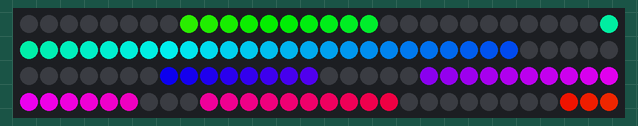
This sketch was run on a simulated ESP32. Parts: 120 RGB LEDs in strip order, left to right, continuing on the next row. WiFi joins after 1.5 s; servers stay silent unless stated; the local clock reads 2024-03-15 10:24:30 at power-on unless the sketch sets it; what the sketch prints to the serial monitor is not drawn.

Above: at 2.1 s.
At 129.1 s:
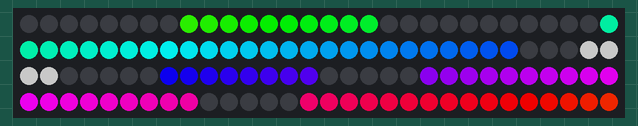

The sketch:

7seg_clock_2025.ino
```cpp
#include <WiFi.h>
#include <Adafruit_NeoPixel.h>
#include "wifi_setting.h"
#include "120pixel.h"
#include <HTTPClient.h>
#define PIN 27        //INが接続されているピンを指定
// #define NUMPIXELS 74  //LEDの数を指定

//プロトタイプ宣言
void ShowTime(int hour, int minute);
void Clock();
void ntpaccess();
void ClockOperation();

Adafruit_NeoPixel pixels(NUMPIXELS, PIN, NEO_GRB + NEO_KHZ800);  //800kHzでNeoPixelを駆動


int flag;//:を点滅させるフラグ
int life;
int change;
unsigned long previousTime;
unsigned long ntptime;
unsigned long waitingtime;

struct tm timeInfo;  //時刻を格納するオブジェクト


void setup() {
  Serial.begin(115200);
  Serial.println("Serial.begin-------- ok");

  WiFi.mode(WIFI_STA);
  WiFi.disconnect();

  WiFi.begin(ssid, password);
  while (WiFi.status() != WL_CONNECTED) {
    delay(1000);
    Serial.print(".");
  }
  Serial.println("\nConnected to the WiFi network!--------------- ok");

  configTime(9 * 3600L, 0, "ntp.nict.jp", "time.google.com", "ntp.jst.mfeed.ad.jp");

  pixels.begin();  // NeoPixel開始

  flag = 1;
  life = 1;
  change = 1;

  ntpaccess();  // 時刻初期化
  Serial.println("ntpaccess-------- ok");
}


void ShowTime(int hour, int minute) {
  /* ShowTime関数は、構造型(struct)の変数を受け取れるので、ShowTime関数の中に、LED画面に表示するコードを追加する。*/
  int time_4_digits = hour * 100 + minute;
  //Serial.println(time_4_digits);
  int s[4];
  for (int i = 3; i >= 0; i--) {
    s[i] = time_4_digits % 10;
    time_4_digits = (time_4_digits - s[i]) / 10;
  }

  // Serial.print(s[0]);
  // Serial.print(s[1]);
  // Serial.print(s[2]);
  // Serial.println(s[3]);


  pixels.clear();

  //  int digitSegments1 = digitSegments[s[i]][x] - 1;
  for (int i = 0; i < 4; i++) {     //各ケタ
    for (int j = 0; j < digit; j++) {  //1ケタ分のLED（18個）の表示
      int index = i * digit + j;

      int huestart = 16363;//0;//始まりの色（書き換える）
      int huefin = 32766;//65536;終わりの色（書き換える)
      int hue = ((huefin - huestart) / 37) * index + huestart;//色の範囲を指定している(ここは書き換えない（0~65535))
      int sat = 255;
      int val = 200;


      if (i == 2) {
        pixels.setPixelColor(index + coron_number, pixels.ColorHSV(hue, sat, val * digitSegments[s[i]][j]));//hue(色),色彩、明るさ
      } else if (i == 3) {
        pixels.setPixelColor(index + coron_number, pixels.ColorHSV(hue, sat, val * digitSegments[s[i]][j]));
      } else {
        pixels.setPixelColor(index, pixels.ColorHSV(hue, sat, val * digitSegments[s[i]][j]));
      }
    }
  }


  for (int i = 0; i < coron_number; i++){
    pixels.setPixelColor(coron_digits[i], pixels.Color(flag*100, flag*100, flag*100));//1の時[:]点灯
  }

  // pixels.setPixelColor(36, pixels.Color(flag*100, flag*100, flag*100));//1の時[:]点灯
  // pixels.setPixelColor(37, pixels.Color(flag*100, flag*100, flag*100));


  pixels.show();  //LEDに色を反映


}


void loop() {
  life = 1;  // ← 常にNTPモードを強制

  if(life == 1){
    if(change == 0){
      ntpaccess();
      change =1;
    }
    Clock();//1秒カウントアップ
    ShowTime(timeInfo.tm_hour, timeInfo.tm_min);
    if(millis() - ntptime > 180*1000){//ntpをとった時間から180秒たったら
      ntpaccess();
    }
    // ClockOperation();
  }else if(life == 2){
    Serial.print("OK");
    Clock();
    ShowTime(timeInfo.tm_hour, timeInfo.tm_min);
  }else if(life == 0){
    Clock();
    ClockOperation();
    ShowTime(timeInfo.tm_hour, timeInfo.tm_min);
  }
}


void Clock(){
  if (millis() - previousTime >= 1000) {   //プログラムが経過した時間が1秒経ったら
    previousTime = millis();   //基準時間に現在時間を代入
    flag = flag ^1; //1秒ごとに点灯
    timeInfo.tm_sec+=1; //1秒カウントアップ
    if(timeInfo.tm_sec == 60){
      timeInfo.tm_sec = 0;
      timeInfo.tm_min += 1;
      if(timeInfo.tm_min == 60){
        timeInfo.tm_min = 0;
        timeInfo.tm_hour += 1;
        if (timeInfo.tm_hour == 24){
          timeInfo.tm_hour = 0;
        }
      }
    }
  }
}

void ntpaccess(){
  getLocalTime(&timeInfo);  //tmオブジェクトのtimeInfoに現在時刻を入れ込む
  Serial.println("ntpaccess!");
  ntptime = millis();
  Serial.print(timeInfo.tm_hour);
  Serial.print(timeInfo.tm_min);
  Serial.print(timeInfo.tm_sec);
}

void ClockOperation(){
  if (millis() - waitingtime >= 1000) {   //プログラムが経過した時間が1秒経ったら
    waitingtime = millis();   //基準時間に現在時間を代入
    if (WiFi.status() == WL_CONNECTED) {
      HTTPClient http;

      // URLの設定
      http.begin(serverUrl);

      // GETリクエストの送信
      int httpResponseCode = http.GET();

      if (httpResponseCode > 0) {
      //   // HTTPレスポンスコードを表示
        //Serial.print("HTTP Response code: ");
        //Serial.println(httpResponseCode);

      //   // ペイロードの取得と表示
        String payload = http.getString();
        //Serial.println("Received payload:");
        //Serial.println(payload);

        // int dataInt = payload.toInt();
        int dataInt = 9999;
        int time[2];

        if (dataInt == 9999){//ntpみにいく
          life = 1;
        }else if(dataInt == 9998){//ntpみにいかない　カウントアップのみ
          life = 2;
          change =0;
        }else{
          for (int i = 1; i >= 0; i--){
            time[i] = dataInt % 100;
            dataInt = (dataInt - time[i]) / 100;
          }
          life = 0;
          timeInfo.tm_hour = time[0];
          timeInfo.tm_min = time[1];

          Serial.print(timeInfo.tm_hour);
          Serial.print(timeInfo.tm_min);
        }
        //Serial.println("Data content copied to another variable:");
        //Serial.print(dataInt);

      } else {
        Serial.print("Error code: ");
        Serial.println(httpResponseCode);
      }

      // リクエストを終了
      http.end();
    } else {
      Serial.println("WiFi Disconnected");
    }
    // 過剰なリクエストを避けるために遅延を追加  // 必要に応じて遅延を調節
  }
  delay(100);
}
```

wifi_setting_template.h
```cpp
const char *ssid = "jyour ssid";
const char *password = "your pass";
const char * serverUrl = "your server url(notthing ok if you don't use http server)";
```

Source omitted: 120pixel.h (data table, 1611 bytes)
